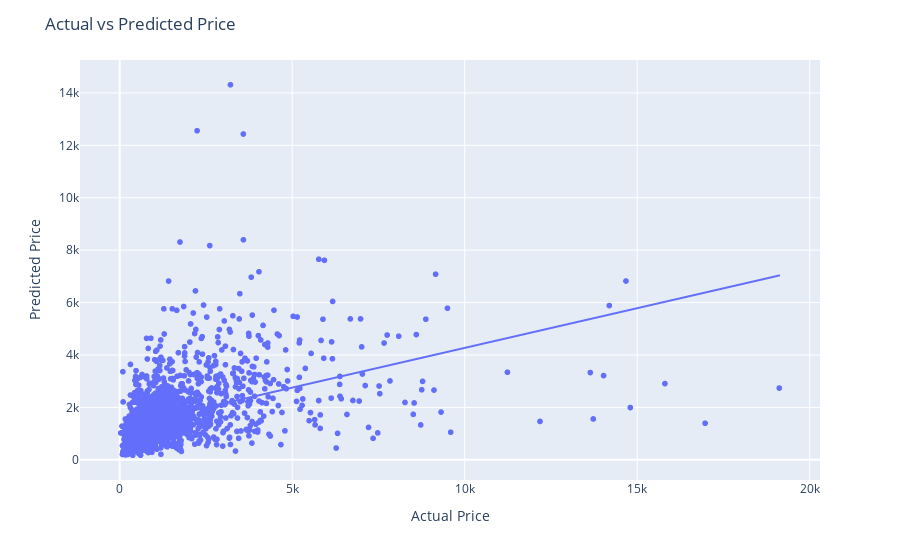

The notebook cell saved with this chart:
### Markdown cell above
## Model Evaluation

Results for the Model:

- **Mean Squared Error (MSE):** ~2.2 million
- **R-squared (R²):** ~0.3


- **Mean Squared Error (MSE):** This measures how much my model's predictions differ, on average, from the actual values. In this case, the MSE of around 2.5M is quite high, indicating that, on average, 
  
- *My model's predictions have an error of approximately 2.5M units squared. Lower MSE values are better, so a lower MSE would have indicated a better model.*

- **R-squared (R²):** R-squared (in this case, flight prices) is very low based on the independent variables (features). It ranges from 0 to 1, and a higher R² is better. 
  
- *My R² of around 0.2 means that my model explains only about 10.44% of the variance in the flight prices. This suggests that my model's features do not account for much of the price variation, and there's a lot of unexplained variance.*

In summary, my model's MSE is relatively high, indicating significant prediction errors, and the R² is low, indicating that my features don't explain much of the price variation. Trying different models or exploring different features is the best move in this case.

### Code cell
# ussing ploty. plot the actual vs predicted price
import plotly.express as px
fig = px.scatter(x=y_test, y=y_pred, 
                 labels={'x':'Actual Price', 'y':'Predicted Price'},
                 trendline="ols"
)
fig.update_layout(title='Actual vs Predicted Price', xaxis_title="Actual Price", yaxis_title="Predicted Price")
fig.show()

### Figure 1 — Plotly figure (JSON) as saved in the notebook; plotly's stock layout.template omitted (floating-point values rounded to 4 significant figures; data arrays with more than 128 entries replaced by an {"elided": "..."} marker saying what was removed)
{"data": [{"hovertemplate": "Actual Price=%{x}<br>Predicted Price=%{y}<extra></extra>", "legendgroup": "", "marker": {"color": "#636efa", "symbol": "circle"}, "mode": "markers", "name": "", "showlegend": false, "type": "scattergl", "x": {"elided": "1485 int values"}, "xaxis": "x", "y": {"elided": "1485 float values"}, "yaxis": "y"}, {"hovertemplate": "<b>OLS trendline</b><br>y = 0.303062 * x + 1240.19<br>R<sup>2</sup>=0.187268<br><br>Actual Price=%{x}<br>Predicted Price=%{y} <b>(trend)</b><extra></extra>", "legendgroup": "", "marker": {"color": "#636efa", "symbol": "circle"}, "mode": "lines", "name": "", "showlegend": false, "type": "scattergl", "x": {"elided": "1485 int values"}, "xaxis": "x", "y": {"elided": "1485 float values"}, "yaxis": "y"}], "layout": {"legend": {"tracegroupgap": 0}, "margin": {"t": 60}, "title": {"text": "Actual vs Predicted Price"}, "xaxis": {"anchor": "y", "domain": [0, 1], "title": {"text": "Actual Price"}}, "yaxis": {"anchor": "x", "domain": [0, 1], "title": {"text": "Predicted Price"}}}}
